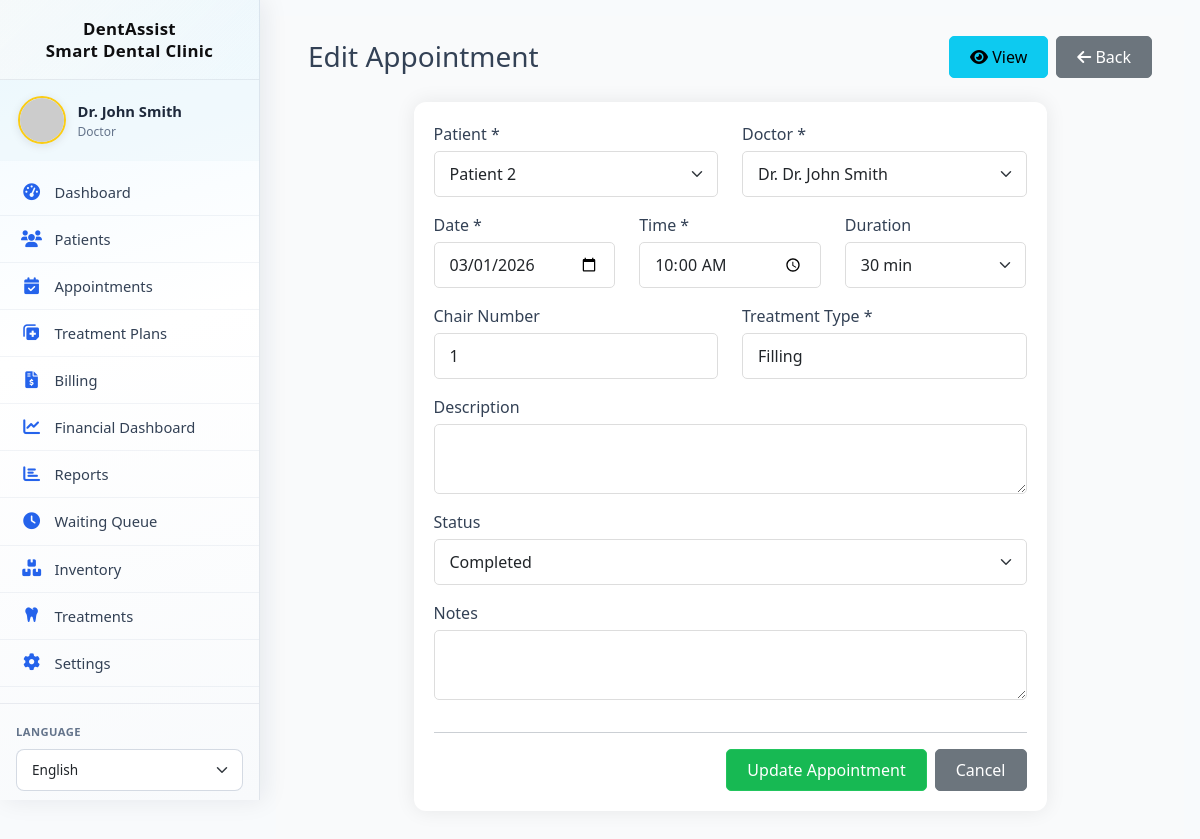
The app's page /appointments/edit.php?id=2 (signed in) with its own data.
### tables this page shows
CREATE TABLE `appointments` (
  `id` int(11) NOT NULL,
  `patient_id` int(11) NOT NULL,
  `doctor_id` int(11) NOT NULL,
  `appointment_date` date NOT NULL,
  `appointment_time` time NOT NULL,
  `duration` int(11) DEFAULT 30,
  `end_time` time GENERATED ALWAYS AS (addtime(`appointment_time`,sec_to_time(`duration` * 60))) VIRTUAL,
  `treatment_type` varchar(100) NOT NULL,
  `description` text DEFAULT NULL,
  `chair_number` int(11) DEFAULT NULL,
  `status` enum('scheduled','checked-in','in-treatment','completed','cancelled','no-show','follow-up') DEFAULT 'scheduled',
  `cancellation_reason` text DEFAULT NULL,
  `notes` text DEFAULT NULL,
  `reminder_sent_48h` tinyint(1) DEFAULT 0,
  `reminder_sent_24h` tinyint(1) DEFAULT 0,
  `reminder_sent_at` timestamp NULL DEFAULT NULL,
  `invoice_id` int(11) DEFAULT NULL,
  `created_at` timestamp NOT NULL DEFAULT current_timestamp(),
  `updated_at` timestamp NOT NULL DEFAULT current_timestamp() ON UPDATE current_timestamp(),
  `created_by` int(11) DEFAULT NULL
);

CREATE TABLE `patients` (
  `id` int(11) NOT NULL,
  `user_id` int(11) DEFAULT NULL,
  `full_name` varchar(100) NOT NULL,
  `date_of_birth` date DEFAULT NULL,
  `gender` enum('male','female','other') DEFAULT NULL,
  `phone` varchar(20) DEFAULT NULL,
  `email` varchar(100) DEFAULT NULL,
  `emergency_contact_name` varchar(100) DEFAULT NULL,
  `emergency_contact_phone` varchar(20) DEFAULT NULL,
  `emergency_contact_relation` varchar(50) DEFAULT NULL,
  `insurance_provider` varchar(100) DEFAULT NULL,
  `insurance_id` varchar(50) DEFAULT NULL,
  `insurance_type` enum('Private','Social Security','Medicaid','None') DEFAULT 'None',
  `insurance_coverage` int(11) DEFAULT 0,
  `medical_history` text DEFAULT NULL,
  `allergies` text DEFAULT NULL,
  `current_medications` text DEFAULT NULL,
  `past_surgeries` text DEFAULT NULL,
  `chronic_conditions` text DEFAULT NULL,
  `dental_history` text DEFAULT NULL,
  `previous_dentist` varchar(100) DEFAULT NULL,
  `last_visit_date` date DEFAULT NULL,
  `address_line1` varchar(255) DEFAULT NULL,
  `address_line2` varchar(255) DEFAULT NULL,
  `address` varchar(500) DEFAULT NULL,
  `city` varchar(100) DEFAULT NULL,
  `state` varchar(50) DEFAULT NULL,
  `postal_code` varchar(20) DEFAULT NULL,
  `country` varchar(50) DEFAULT 'USA',
  `points` int(11) DEFAULT 0,
  `subscription_type` enum('none','basic','premium','family') DEFAULT 'none',
  `subscription_start_date` date DEFAULT NULL,
  `subscription_end_date` date DEFAULT NULL,
  `referral_code` varchar(20) DEFAULT NULL,
  `referred_by` int(11) DEFAULT NULL,
  `created_at` timestamp NOT NULL DEFAULT current_timestamp(),
  `updated_at` timestamp NOT NULL DEFAULT current_timestamp() ON UPDATE current_timestamp(),
  `created_by` int(11) DEFAULT NULL,
  `subscription_status` enum('none','pending','active','expired') DEFAULT 'none'
);

### includes/functions.php (called while the page is built, shortened)
<?php
require_once __DIR__ . '/db.php';
function url($path = '')
{
    $base = defined('SITE_URL') ? rtrim(SITE_URL, '/') : '';
    return $base . '/' . ltrim($path, '/');
}

### includes/db.php (called while the page is built, shortened)
<?php
class Database {
    private $host = DB_HOST;
    private $user = DB_USER;
    private $pass = DB_PASS;
    private $dbname = DB_NAME;
    private $conn;
    private static $instance = null;
    private function __construct() {
        try {
            $this->conn = new mysqli($this->host, $this->user, $this->pass, $this->dbname);
            $this->conn->set_charset("utf8mb4");
        } catch (Exception $e) {
            die("Database connection error: " . $e->getMessage());
        }
    }
    public static function getInstance() {
        if (self::$instance == null) {
            self::$instance = new Database();
        }
        return self::$instance;
    }
    public function query($sql, $params = [], $types = "") {
        $stmt = $this->conn->prepare($sql);
        if (!empty($params)) {
            if (empty($types)) {
                $types = $this->determineTypes($params);
            }
            $stmt->bind_param($types, ...$params);
        }
        if (!$stmt->execute()) {
            $err = $stmt->error ?: $this->conn->error;
            throw new Exception('Query failed: ' . $err);
        }
        return $stmt;
    }
    private function determineTypes($params) {
        $types = '';
        foreach ($params as $param) {
            if (is_int($param)) {
                $types .= 'i';
            } elseif (is_float($param)) {
                $types .= 'd';
            } elseif (is_string($param)) {
                $types .= 's';
            } else {
                $types .= 'b';
            }
        }
        return $types;
    }
    public function fetchOne($sql, $params = [], $types = "") {
        $stmt = $this->query($sql, $params, $types);
        $result = $stmt->get_result();
        if ($result && $result->num_rows > 0) {
            return $result->fetch_assoc();
        }
        return null;
    }
    public function fetchAll($sql, $params = [], $types = "") {
        $stmt = $this->query($sql, $params, $types);
        $result = $stmt->get_result();
        if ($result) {
            return $result->fetch_all(MYSQLI_ASSOC);
        }
        return [];
    }
}
?>

### api/_helpers.php (called while the page is built, shortened)
<?php
function repo_user_list_doctors(bool $onlyActive = false): array
{
    $db = Database::getInstance();
    $sql = "SELECT id, full_name FROM users WHERE role = 'doctor'";
    $sql .= ' ORDER BY full_name';
    return $db->fetchAll($sql);
}
function repo_patient_list_for_select(int $limit = 0): array
{
    $db = Database::getInstance();
    return $db->fetchAll('SELECT id, full_name FROM patients ORDER BY full_name');
}

### appointments/edit.php (the view, shortened to what this page needs)
<?php
require_once __DIR__ . '/../api/_helpers.php';
$db = Database::getInstance();
$appointmentId = $_GET['id'] ?? 0;
$appointment = $db->fetchOne(
    "SELECT a.*, p.full_name as patient_name
     FROM appointments a
     JOIN patients p ON a.patient_id = p.id
     WHERE a.id = ?",
    [$appointmentId],
    "i"
);
$doctors = repo_user_list_doctors(false);
$patients = repo_patient_list_for_select();
include '../layouts/header.php';
?>
<div class="container-fluid">
    <div class="d-flex justify-content-between align-items-center mb-4 appointments-edit-header">
        <h1 class="h3 appointments-edit-title">Edit Appointment</h1>
        <div class="appointments-edit-actions">
            <a href="view.php?id=<?php echo $appointmentId; ?>" class="btn btn-info">
                <i class="fas fa-eye"></i> View
            </a>
            <a href="index.php" class="btn btn-secondary">
                <i class="fas fa-arrow-left"></i> Back
            </a>
        </div>
    </div>
    <div class="card appointment-edit-card">
        <div class="card-body">
            <form method="POST" action="<?php echo url('api/appointments_edit.php'); ?>" data-api="<?php echo url('api/appointments_edit.php'); ?>" data-message-target="#message">
                <div class="row">
                    <div class="col-md-6 mb-3">
                        <label class="form-label">Patient *</label>
                        <select class="form-select" name="patient_id" required>
                            <?php foreach ($patients as $p): ?>
                                <option value="<?php echo $p['id']; ?>" <?php echo $appointment['patient_id'] == $p['id'] ? 'selected' : ''; ?>>
                                    <?php echo htmlspecialchars($p['full_name']); ?>
                                </option>
                            <?php endforeach; ?>
                        </select>
                    </div>
                    <div class="col-md-6 mb-3">
                        <label class="form-label">Doctor *</label>
                        <select class="form-select" name="doctor_id" required>
                            <?php foreach ($doctors as $doc): ?>
                                <option value="<?php echo $doc['id']; ?>" <?php echo $appointment['doctor_id'] == $doc['id'] ? 'selected' : ''; ?>>
                                    Dr. <?php echo htmlspecialchars($doc['full_name']); ?>
                                </option>
                            <?php endforeach; ?>
                        </select>
                    </div>
                    <div class="col-md-4 mb-3">
                        <label class="form-label">Date *</label>
                        <input type="date" class="form-control" name="appointment_date"
                               value="<?php echo $appointment['appointment_date']; ?>" required>
                    </div>
                    <div class="col-md-4 mb-3">
                        <label class="form-label">Time *</label>
                        <input type="time" class="form-control" name="appointment_time"
                               value="<?php echo substr($appointment['appointment_time'], 0, 5); ?>" required>
                    </div>
                    <div class="col-md-4 mb-3">
                        <label class="form-label">Duration</label>
                        <select class="form-select" name="duration">
                            <option value="30" <?php echo $appointment['duration'] == 30 ? 'selected' : ''; ?>>30 min</option>
                        </select>
                    </div>
                    <div class="col-md-6 mb-3">
                        <label class="form-label">Chair Number</label>
                        <input type="number" class="form-control" name="chair_number" min="1" max="10"
                               value="<?php echo $appointment['chair_number']; ?>">
                    </div>
                    <div class="col-md-6 mb-3">
                        <label class="form-label">Treatment Type *</label>
                        <input type="text" class="form-control" name="treatment_type"
                               value="<?php echo htmlspecialchars($appointment['treatment_type']); ?>" required>
                    </div>
                    <div class="col-12 mb-3">
                        <label class="form-label">Description</label>
                        <textarea class="form-control" name="description" rows="2"><?php echo htmlspecialchars((string) ($appointment['description'] ?? '')); ?></textarea>
                    </div>
                    <div class="col-12 mb-3">
                        <label class="form-label">Status</label>
                        <select class="form-select" name="status">
                            <option value="completed" <?php echo $appointment['status'] == 'completed' ? 'selected' : ''; ?>>Completed</option>
                        </select>
                    </div>
                    <div class="col-12 mb-3">
                        <label class="form-label">Notes</label>
                        <textarea class="form-control" name="notes" rows="2"><?php echo htmlspecialchars((string) ($appointment['notes'] ?? '')); ?></textarea>
                    </div>
                </div>
                <hr>
                <div class="d-flex justify-content-end gap-2 appointment-edit-form-actions">
                    <button type="submit" class="btn btn-primary">Update Appointment</button>
                    <a href="view.php?id=<?php echo $appointmentId; ?>" class="btn btn-secondary">Cancel</a>
                </div>
            </form>
        </div>
    </div>
</div>
<?php include '../layouts/footer.php'; ?>

### records on screen
appointments: patient_id "Patient 2", doctor_id "Dr. Dr. John Smith", appointment_date "03/01/2026", appointment_time "10:00", duration "30 min", chair_number "1", treatment_type "Filling", status "Completed"

### other values on screen
SITE_NAME "DentAssist Smart Dental Clinic"
$_SESSION['full_name'] "Dr. John Smith"
$role "Doctor"
__('dashboard', 'Dashboard') "Dashboard"
__('patients', 'Patients') "Patients"
__('appointments', 'Appointments') "Appointments"
__('treatment_plans', 'Treatment Plans') "Treatment Plans"
__('billing', 'Billing') "Billing"
__('financial_dashboard', 'Financial Dashboard') "Financial Dashboard"
__('reports', 'Reports') "Reports"
__('queue', 'Waiting Queue') "Waiting Queue"
__('inventory', 'Inventory') "Inventory"
__('treatments', 'Treatments') "Treatments"
__('settings', 'Settings') "Settings"
__('language', 'Language') "LANGUAGE"
